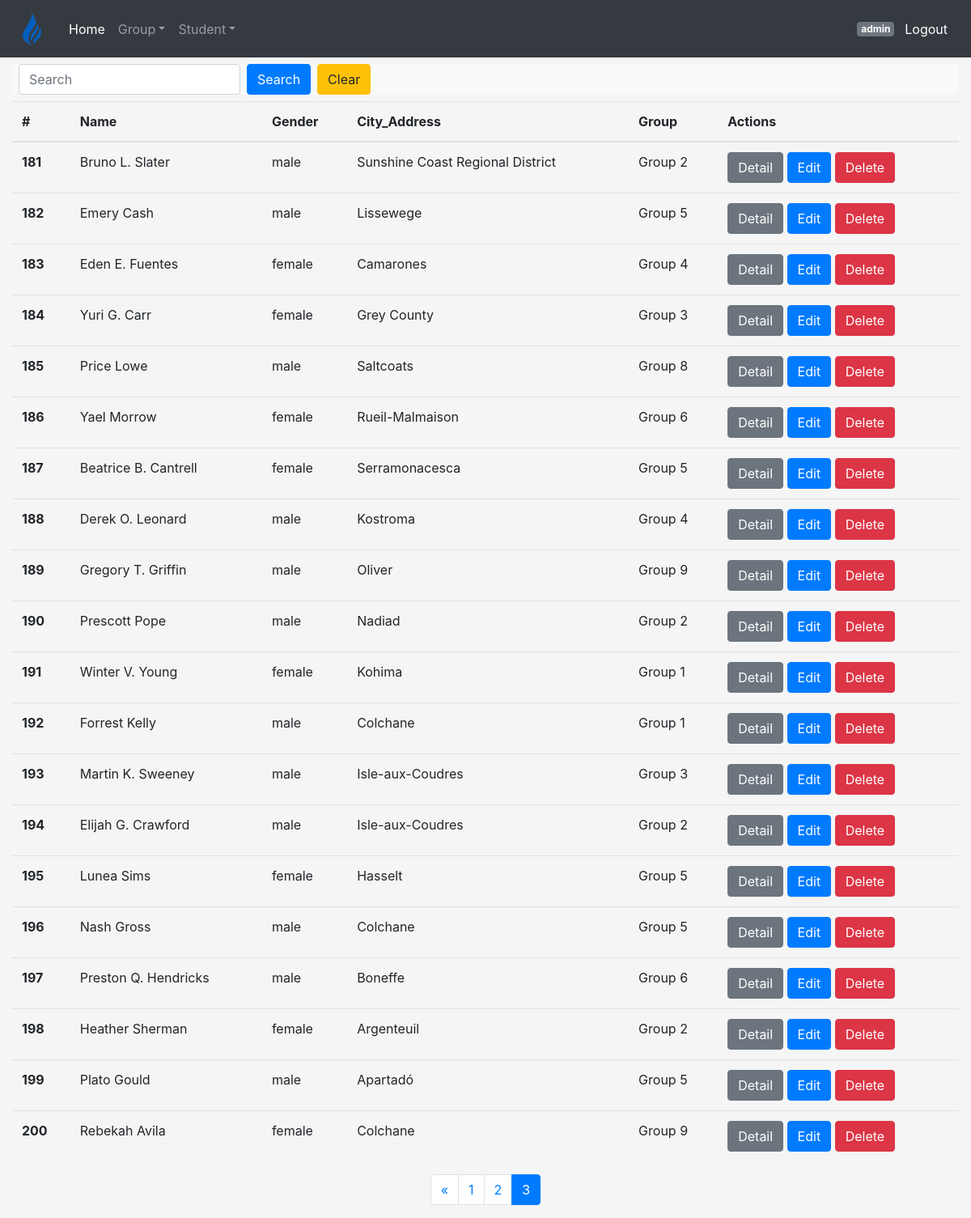
/students/student/list?page=3 (signed in), run on the app's committed database.
### students/models.py (models this page shows, shortened)
class Student(AuditMixin, models.Model):
    name = models.CharField(max_length=200)
    age = models.IntegerField()
    gender = models.CharField(max_length=6, choices=GENDER_CHOICES)
    email = models.EmailField(max_length = 100, unique=True)
    city = models.ForeignKey(City, on_delete=models.CASCADE)
    birth_date = models.DateField('birthday date')
    group = models.ForeignKey(StudentGroup, on_delete=models.CASCADE)

class City(models.Model):
    name = models.CharField(max_length=50)
    def __str__(self):
        return self.name

class StudentGroup(AuditMixin, models.Model):
    name = models.CharField(max_length=50, unique=True)
    professor_guide = models.ForeignKey(Professor, unique=True, on_delete=models.DO_NOTHING)
    def __str__(self):
        return 'Group %s ' % self.name

### students/views.py (the view)
# urls.py: path('student/list', views.list_students, name='student_list'),
@login_required
def list_students(request):
    if request.GET.get('something'):
        search_text = request.GET.get('something')
        students = Student.objects.filter(name__contains=search_text).order_by('id')
    else:
        students = Student.objects.order_by('id')
    paginator = Paginator(students, 40) # Show 40 students per page.
    page_number = request.GET.get('page')
    page_obj = paginator.get_page(page_number)
    return render(request,'student/list.html', {'page_obj': page_obj})

### students/templates/student/list.html
{% extends "main.html" %} {% block main %}
<div class="row">
  <div class="col">
    <div class="bg-light rounded mt-2">
        <form class="form-inline my-2 my-md-0">
          <input class="form-control ml-2" type="text" name="something" placeholder="Search" aria-label="Search">
          <input class="btn btn-primary  ml-2" type="submit" value="Search" />
          <a class="btn btn-warning  ml-2" href={% url "student_list" %}>Clear</a>
        </form>
    </div>
    <div class="table-responsive mt-2">
      <table class="table">
        <thead>
          <tr>
            <th scope="col">#</th>
            <th scope="col">Name</th>
            <th scope="col">Gender</th>
            <th scope="col">City_Address</th>
            <th scope="col">Group</th>
            <th scope="col">Actions</th>
          </tr>
        </thead>
        <tbody>
          {% for student in page_obj %}
          <tr>
            <th scope="row">{{student.pk}}</th>
            <td>{{student.name}}</td>
            <td>{{student.gender}}</td>
            <td>{{student.city}}</td>
            <td>{{student.group}}</td>
            <td><a class="btn btn-secondary" href={% url "student_detail" student.pk %}>Detail</a>
            <a class="btn btn-primary" href={% url "student_edit" student.pk %}>Edit</a>
            <a class="btn btn-danger" href={% url "student_partial_delete" student.pk %}>Delete</a>
            </td>
          </tr>
          {% endfor %}
        </tbody>
      </table>
    </div>
  </div>
</div>
{% include 'utils/pagination.html' %}
{% endblock %}

### students/templates/navbar.html (shortened to what this page needs)
<nav class="navbar navbar-expand-md navbar-dark bg-dark">
  <a class="navbar-brand logo" href={% url "home" %}><span class="logo-img"></span></a>
  <div class="collapse navbar-collapse" id="navbarsExampleDefault">
    <ul class="navbar-nav mr-auto">
      <li class="nav-item active">
        <a class="nav-link" href={% url "home" %}
          >Home <span class="sr-only">(current)</span></a
        >
      </li>
      <li class="nav-item dropdown">
        <a
          class="nav-link dropdown-toggle"
          href="#"
          id="dropdown01"
          data-toggle="dropdown"
          aria-haspopup="true"
          aria-expanded="false"
          >Group</a
        >
      </li>
      <li class="nav-item dropdown">
        <a
          class="nav-link dropdown-toggle"
          href="#"
          id="dropdown01"
          data-toggle="dropdown"
          aria-haspopup="true"
          aria-expanded="false"
          >Student</a
        >
      </li>
    </ul>
    <span class="badge badge-secondary">{{user}}</span>
    <a class="btn btn-dark" href={% url "logout" %}>Logout</a>
  </div>
</nav>

### students/static/css/app.css (style rules this page uses)
.logo-img { height: 45px; width: 45px; display: inline-block; vertical-align: middle; background: url("../img/firedevs.png") no-repeat center center; background-size: contain; }
body { background-color: #f5f5f5; }

### data on the page
Student: pk "181", name "Bruno L. Slater", gender "male", city "Sunshine Coast Regional District", group "Group 2"
Student: pk "182", name "Emery Cash", gender "male", city "Lissewege", group "Group 5"
Student: pk "183", name "Eden E. Fuentes", gender "female", city "Camarones", group "Group 4"
Student: pk "184", name "Yuri G. Carr", gender "female", city "Grey County", group "Group 3"
Student: pk "185", name "Price Lowe", gender "male", city "Saltcoats", group "Group 8"
Student: pk "186", name "Yael Morrow", gender "female", city "Rueil-Malmaison", group "Group 6"
Student: pk "187", name "Beatrice B. Cantrell", gender "female", city "Serramonacesca", group "Group 5"
Student: pk "188", name "Derek O. Leonard", gender "male", city "Kostroma", group "Group 4"
Student: pk "189", name "Gregory T. Griffin", gender "male", city "Oliver", group "Group 9"
Student: pk "190", name "Prescott Pope", gender "male", city "Nadiad", group "Group 2"
Student: pk "191", name "Winter V. Young", gender "female", city "Kohima", group "Group 1"
Student: pk "192", name "Forrest Kelly", gender "male", city "Colchane", group "Group 1"
Student: pk "193", name "Martin K. Sweeney", gender "male", city "Isle-aux-Coudres", group "Group 3"
Student: pk "194", name "Elijah G. Crawford", gender "male", city "Isle-aux-Coudres", group "Group 2"
Student: pk "195", name "Lunea Sims", gender "female", city "Hasselt", group "Group 5"
Student: pk "196", name "Nash Gross", gender "male", city "Colchane", group "Group 5"
Student: pk "197", name "Preston Q. Hendricks", gender "male", city "Boneffe", group "Group 6"
Student: pk "198", name "Heather Sherman", gender "female", city "Argenteuil", group "Group 2"
Student: pk "199", name "Plato Gould", gender "male", city "Apartadó", group "Group 5"
Student: pk "200", name "Rebekah Avila", gender "female", city "Colchane", group "Group 9"

### other printed values
{{ user }} "admin"
{{ n }} "1" "2"
{{ n }} "3"
